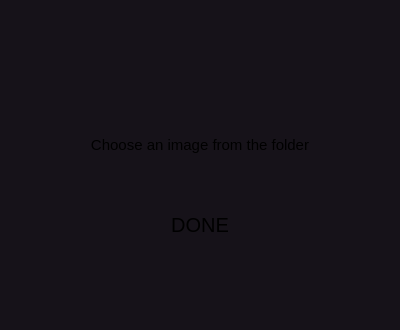
<?xml version="1.0" encoding="UTF-8"?>
<ui version="4.0">
 <class>MainWindow</class>
 <widget class="QMainWindow" name="MainWindow">
  <property name="geometry">
   <rect>
    <x>0</x>
    <y>0</y>
    <width>400</width>
    <height>330</height>
   </rect>
  </property>
  <property name="maximumSize">
   <size>
    <width>400</width>
    <height>600</height>
   </size>
  </property>
  <property name="windowTitle">
   <string>Clean Image Folder</string>
  </property>
  <property name="styleSheet">
   <string notr="true">background : #161219;</string>
  </property>
  <widget class="QWidget" name="centralwidget">
   <widget class="QPushButton" name="cleanOriginal">
    <property name="geometry">
     <rect>
      <x>40</x>
      <y>120</y>
      <width>320</width>
      <height>50</height>
     </rect>
    </property>
    <property name="font">
     <font>
      <pointsize>-1</pointsize>
     </font>
    </property>
    <property name="cursor">
     <cursorShape>PointingHandCursor</cursorShape>
    </property>
    <property name="styleSheet">
     <string notr="true">QPushButton{
	border :2px solid '#BA1F33' ;
	border-radius: 15px ;
	font-size : 15px ;
	color: 'white' ;

	margin : 0px 20px ;
}

QPushButton:hover{
	background: '#BA1F33' ; 
	color: '#161219';
}</string>
    </property>
    <property name="text">
     <string>Choose an image from the folder</string>
    </property>
   </widget>
   <widget class="QLabel" name="smallLogo">
    <property name="geometry">
     <rect>
      <x>170</x>
      <y>0</y>
      <width>60</width>
      <height>60</height>
     </rect>
    </property>
    <property name="text">
     <string/>
    </property>
    <property name="pixmap">
     <pixmap>../logo/small_logo_rb.png</pixmap>
    </property>
    <property name="scaledContents">
     <bool>true</bool>
    </property>
   </widget>
   <widget class="QPushButton" name="cleanDone">
    <property name="geometry">
     <rect>
      <x>135</x>
      <y>190</y>
      <width>130</width>
      <height>70</height>
     </rect>
    </property>
    <property name="cursor">
     <cursorShape>PointingHandCursor</cursorShape>
    </property>
    <property name="styleSheet">
     <string notr="true">QPushButton{
	border :4px solid '#BA1F33' ;
	border-radius: 15px ;
	font-size : 20px ;
	color: 'white' ;

	margin : 10px 20px ;
}

QPushButton:hover{
	background: '#BA1F33' ; 
	color: '#161219';
}</string>
    </property>
    <property name="text">
     <string>DONE</string>
    </property>
   </widget>
  </widget>
  <widget class="QMenuBar" name="menubar">
   <property name="geometry">
    <rect>
     <x>0</x>
     <y>0</y>
     <width>400</width>
     <height>26</height>
    </rect>
   </property>
  </widget>
  <widget class="QStatusBar" name="statusbar"/>
 </widget>
 <resources/>
 <connections/>
</ui>
